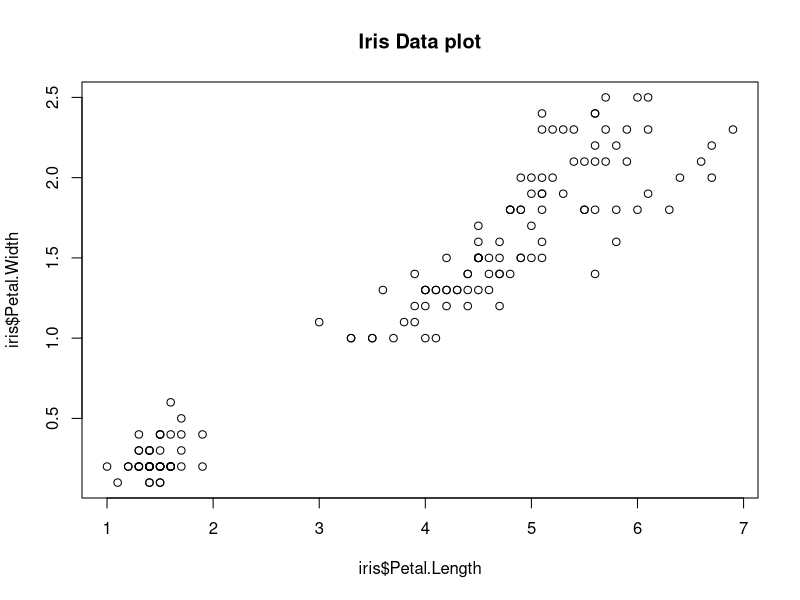
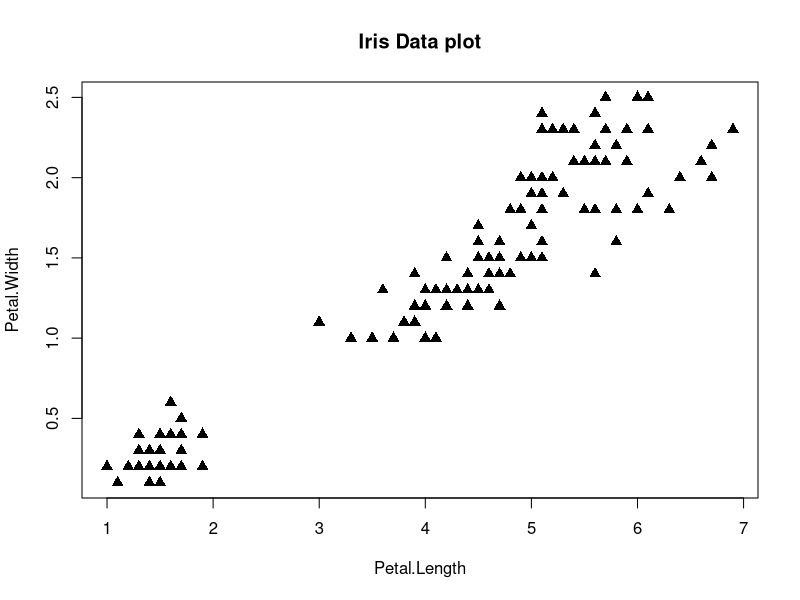
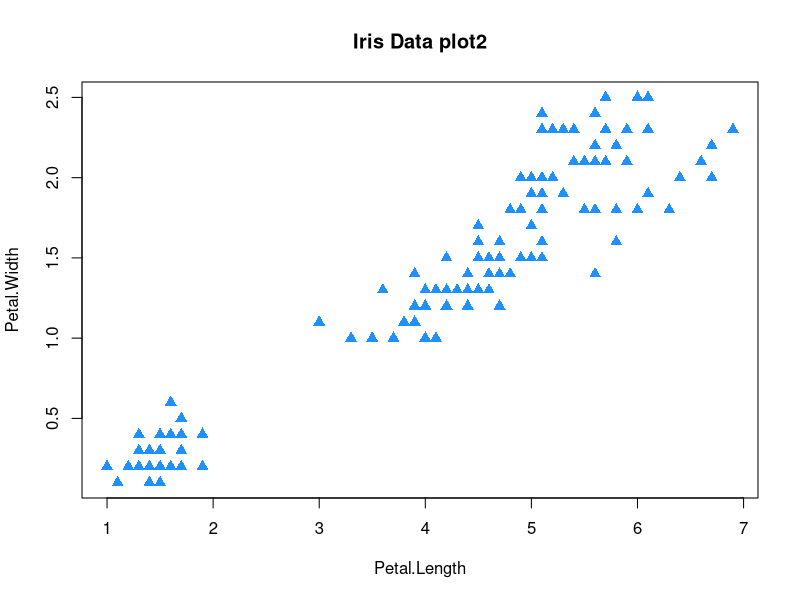
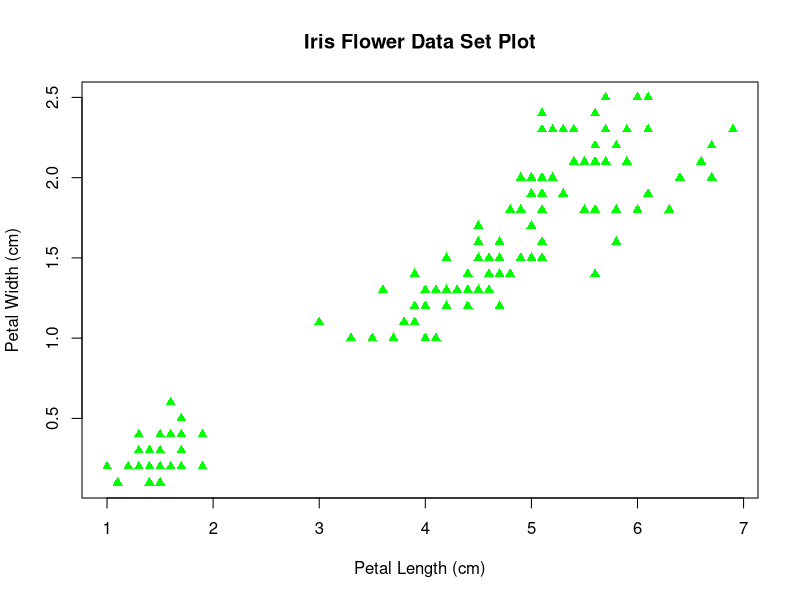
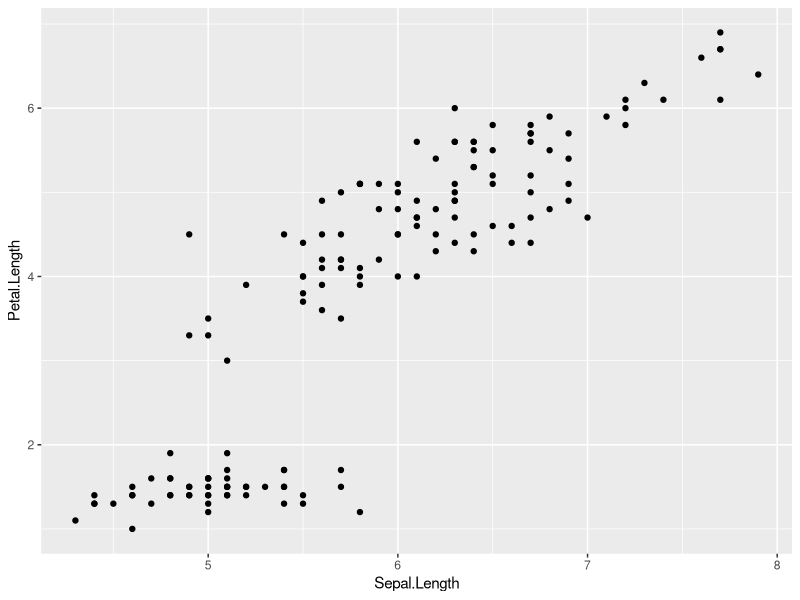
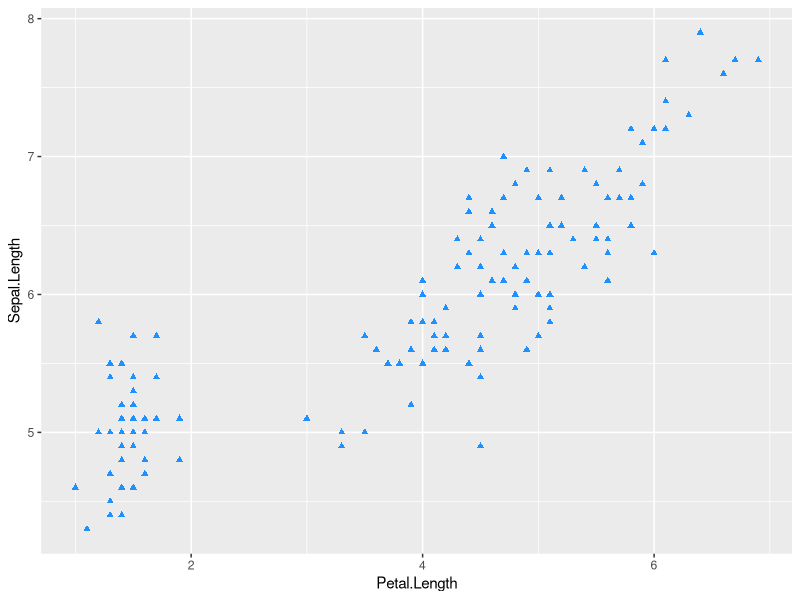
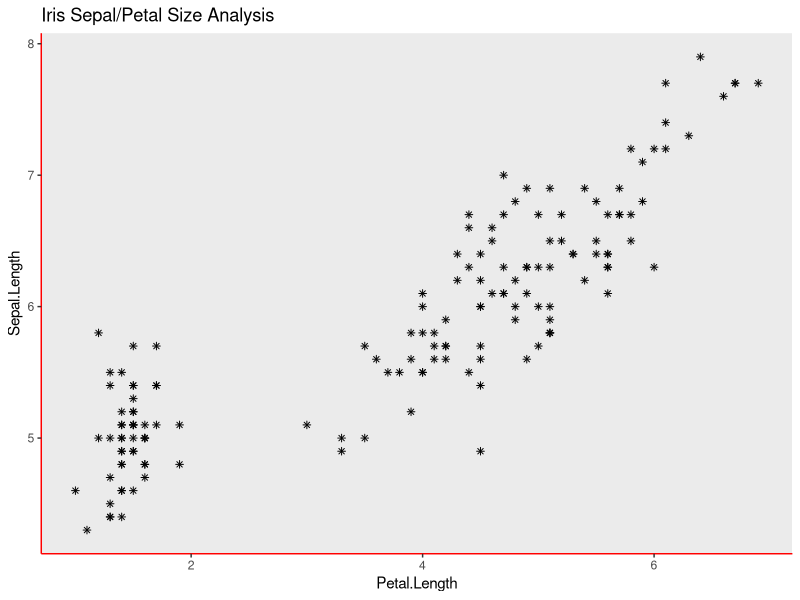
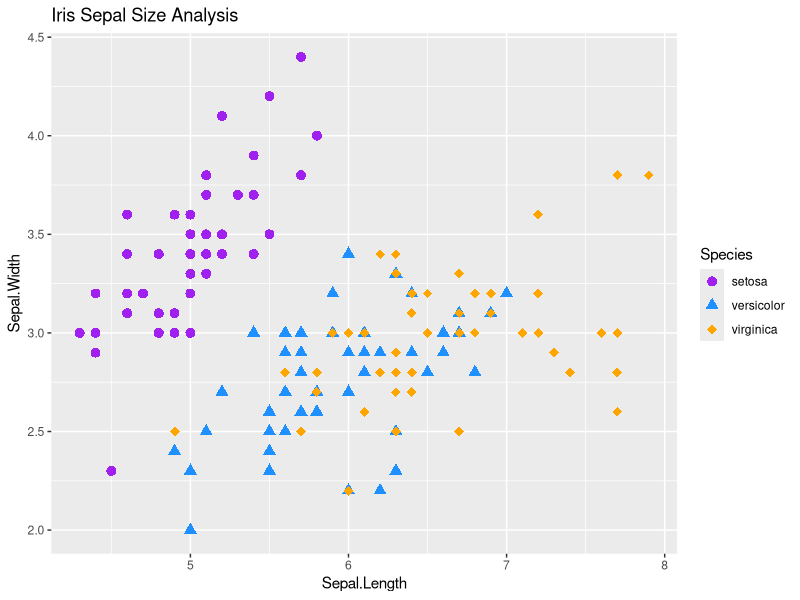

These charts were generated, in order, by the following R code:
## ---- chunk 1
knitr::opts_chunk$set(echo = TRUE)
## ---- chunk 2
###Work Directory
setwd("~/Desktop/Data science Assignments")
###install.packages("ggplot2")
library(ggplot2)

## ---- chunk 3
####load data set for scatter plot
data("iris")
names(iris)
head(iris)
## ---- chunk 4
# Basic Plot of the ‘Iris’ data set  with title
basicplot <- plot(iris$Petal.Length, iris$Petal.Width,main="Iris Data plot")
basicplot

## ---- chunk 5
# Change the shape of the points and scaling  them down by 0.5
## point type is chosen because they could more visioned by target audience and shows clear trend of the data
plot(Petal.Width ~ Petal.Length, data=iris,main="Iris Data plot",
     pch=17, cex=1.2)

## ---- chunk 6
# Change the color of symbols to blue
plot(Petal.Width ~ Petal.Length, data=iris,main="Iris Data plot2",
     pch=17, cex=1.2, col="dodgerblue1")
## ---- chunk 7
### scatter plot with title and axis lables added
plot(Petal.Width ~ Petal.Length, data=iris,
     pch=17,
     col="green",
     main = "Iris Flower Data Set Plot",
     xlab = "Petal Length (cm)",
     ylab = "Petal Width (cm)")

## ---- chunk 8
### Using ggplot to plot scatter plot

IrisPlot <- ggplot(iris, aes(Sepal.Length, Petal.Length)) + geom_point() 
IrisPlot

##Adding colour and shape to our plot
IrisPlot1 <- ggplot(iris, aes(Petal.Length, Sepal.Length)) + geom_point(colour = "dodgerblue1",shape = 17)
IrisPlot1

### adding themes
## the chosen theme makes visualization easy to to vision on the chosen data set 
ggplot(iris, aes(Petal.Length, Sepal.Length)) + geom_point(,shape = 8) + ggtitle("Iris Sepal/Petal Size Analysis")+
  theme(panel.grid.major = element_blank(), panel.grid.minor = element_blank())+
         # theme_bw()+
  theme(axis.line= element_line(colour="red"))

### adding more features1
ggplot(data = iris, aes(x = Sepal.Length, y = Sepal.Width, color = Species)) + 
  geom_point(aes(shape = Species), size = 3) + 
  scale_shape_manual(values = c(16, 17, 18)) + 
  ggtitle("Iris Sepal Size Analysis")+
  scale_color_manual(values = c("purple",
                                "dodgerblue1","orange"))


### adding more features 2
ggplot(data = iris, aes(x = Sepal.Length, y = Sepal.Width, color = Species)) + 
  geom_point(aes(shape = Species), size = 3) + ggtitle("Iris Sepal Size and Species Analysis")+
  theme(plot.background= element_rect(fill= "white"),
        panel.background= element_rect(fill= "lightgrey"),
        legend.key= element_rect(fill= "lightgrey"),
        legend.background=element_rect(colour="blue"),
        panel.grid.minor= element_blank(),
        axis.line=element_line(color="red"),
        axis.text=element_text(colour="blue"))
## ---- chunk 9
###from the above scatter plot there has been changes make regarding the title, 
###axis labels.Also there is changes been made on colors used with regard to the
##pointers and background. This is however to make visualization appealing to 
### the eyes and also to show clear trend of the relationship of the variables 
###been plotted.
